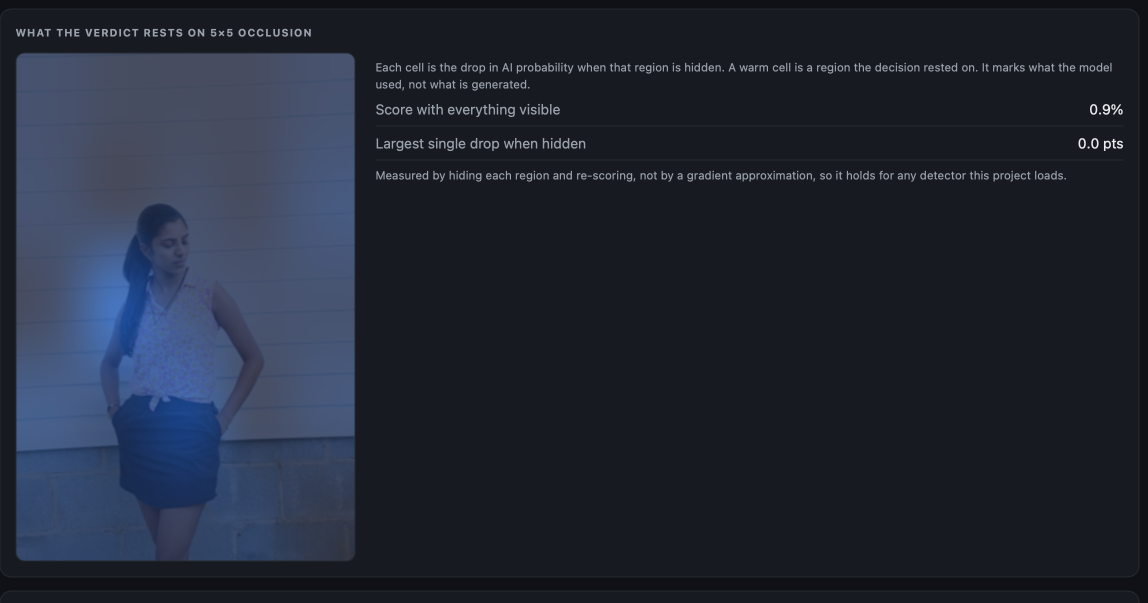
#> input picture images/image_attribution.png, 2296 x 1206 px (shown at 1/2 size)
$ python -i maps.py   (imports and definitions only)
#> lines starting #> are read from the running program, lines starting #| are printed output that depends on the picture
"""Forensic residual maps: where in the frame each signal is strong.

**This is not model saliency and must never be presented as such.** A saliency map answers
"which regions does the detector think are generated". These maps answer "where in this
frame is the compression residual, the noise floor or the local contrast unusual relative to
the rest of this same frame". No model is involved, nothing is trained, and the maps say
nothing about authorship on their own.

Why they are worth showing anyway: they are inspectable. A reader can look at a bright
region and go and see what is there. A model heatmap asks for trust; this asks for a look.

Three maps, matching three findings in `forensics.py` so the panel and the table cannot
drift apart:

  error_level    per-pixel residual after re-encoding at a fixed quality
  noise          per-cell dispersion of a Laplacian high-pass, the noise floor
  detail         per-cell local contrast, which is what smoothing and inpainting flatten

**Every map is normalized within itself.** The brightest pixel is the strongest signal in
THIS image, not a fixed scale. So a map of a perfectly ordinary photograph still has bright
regions, and brightness across two different images is not comparable. That is stated in the
returned payload and rendered on the panel, because a heatmap invites exactly the
interpretation it cannot support.

Maps are returned as base64 PNG data URIs sized to fit the panel, so the page stays one file
with no extra requests.
"""

from __future__ import annotations

import base64
import io
from dataclasses import dataclass, field

MAX_EDGE = 512          # maps are for looking at, not for measuring
MIN_EDGE = 32
CELL_DIVISIONS = 48     # cells across the long edge for the cell-based maps


@dataclass
class Map:
    name: str
    title: str
    png_data_uri: str
    what_it_shows: str
    caveat: str
    # One line for the panel. The long form stays in the payload for anyone reading the API.
    short: str = ""
    peak_location: dict | None = None
    detail: dict = field(default_factory=dict)

    # [59 lines left out: functions as_dict, _to_png_uri, _peak, _cell_grid, not called in this run]


def _load(data: bytes):
    from PIL import Image

    with Image.open(io.BytesIO(data)) as img:
        rgb = img.convert("RGB")
        if max(rgb.size) > MAX_EDGE:
            scale = MAX_EDGE / max(rgb.size)
            rgb = rgb.resize(
                (max(1, int(rgb.width * scale)), max(1, int(rgb.height * scale))),
                Image.Resampling.LANCZOS,
            )
        rgb.load()
        return rgb


def error_level_map(data: bytes, quality: int = 90) -> Map | None:
    import numpy as np
    from PIL import Image

    rgb = _load(data)
    buffer = io.BytesIO()
    rgb.save(buffer, format="JPEG", quality=quality)
    with Image.open(io.BytesIO(buffer.getvalue())) as again:
        residual = np.abs(
            np.asarray(rgb, dtype=np.int16) - np.asarray(again.convert("RGB"), dtype=np.int16)
        ).mean(axis=2)

    return Map(
        name="error_level",
        title="Compression residual",
        short="Change on re-encoding. Edges always light up; a soft-edged bright patch does not.",
        png_data_uri=_to_png_uri(residual),
        what_it_shows=(
            "How much each region changes when the image is re-encoded at quality "
            f"{quality}. Edges and texture always light up; a bright PATCH with soft "
            "boundaries in otherwise flat area is the thing worth looking at."
        ),
        caveat=(
            "responds to any re-encode, including innocent ones, and is normalized within "
            "this image, so brightness here is not comparable to any other image"
        ),
        peak_location=_peak(residual),
        detail={"quality_probe": quality, "mean_residual": round(float(residual.mean()), 3)},
    )


# [85 lines left out: functions noise_grid, detail_grid, noise_map, detail_map, build_maps, not called in this run]

>>> import cv2
>>> picture = cv2.imread('../../../images/image_attribution.png', cv2.IMREAD_GRAYSCALE)
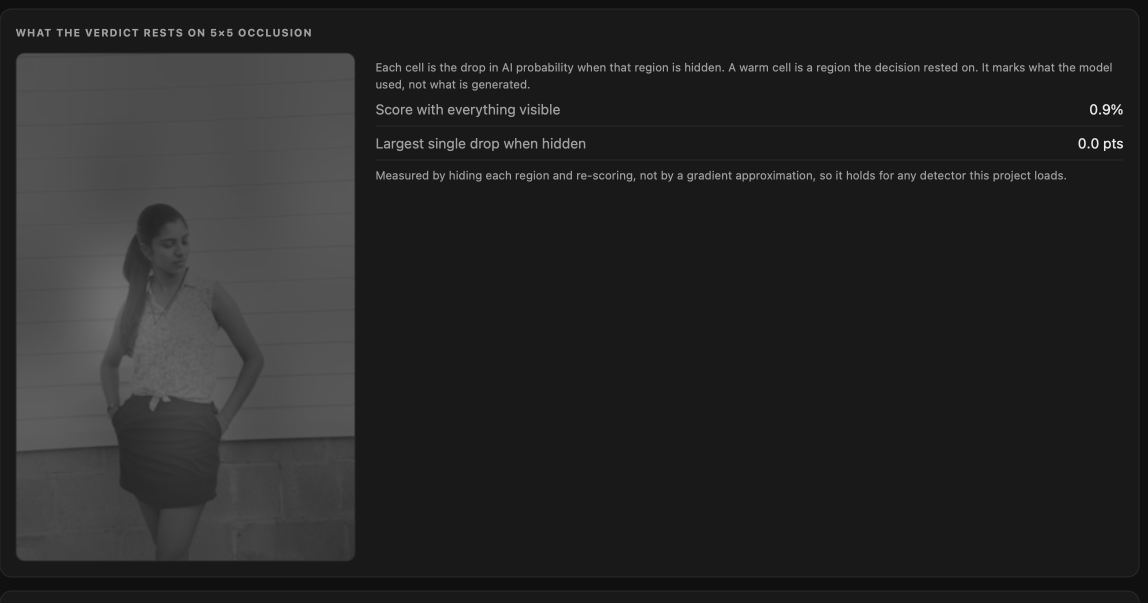
#> picture: shape (1206, 2296) (shown at 1/2 size); min 16, max 234, mean 38.7
>>> result = error_level_map(picture)
#> (the run stopped early here; a loop or call above may not have finished)

$ run again, on images/image_robustness.png
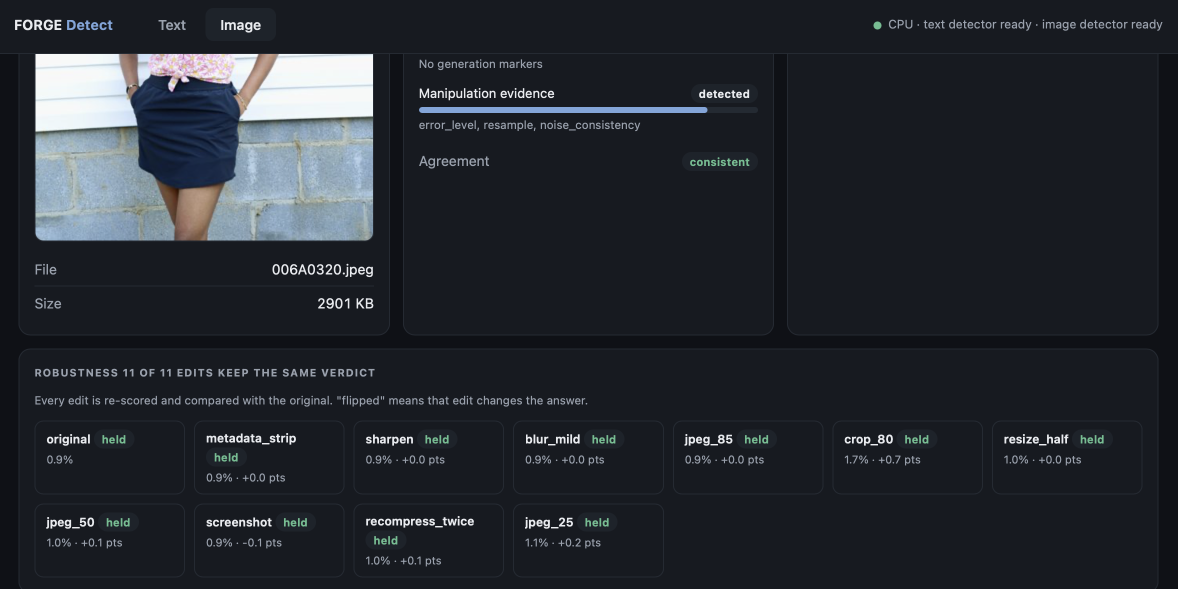
#> input picture images/image_robustness.png, 2356 x 1178 px (shown at 1/2 size)
#> `picture = cv2.imread('../../../images/image_attribution.png', cv2.IMRE..`:
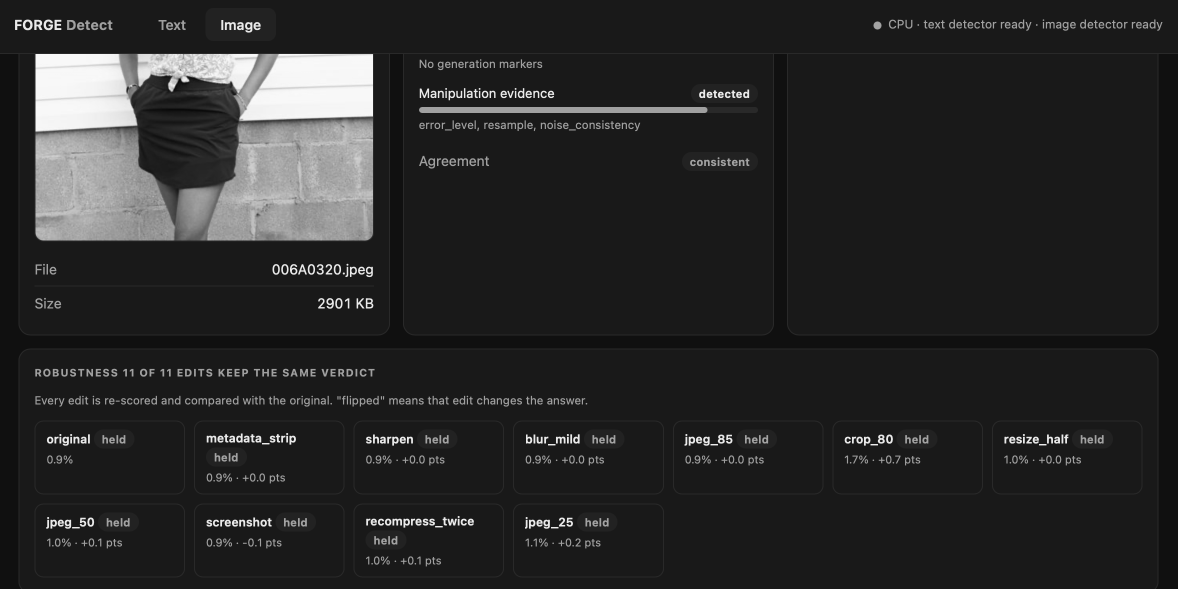
#> picture: shape (1178, 2356) (shown at 1/2 size); min 5, max 251, mean 40.3

$ run again, on images/image_verdict.png
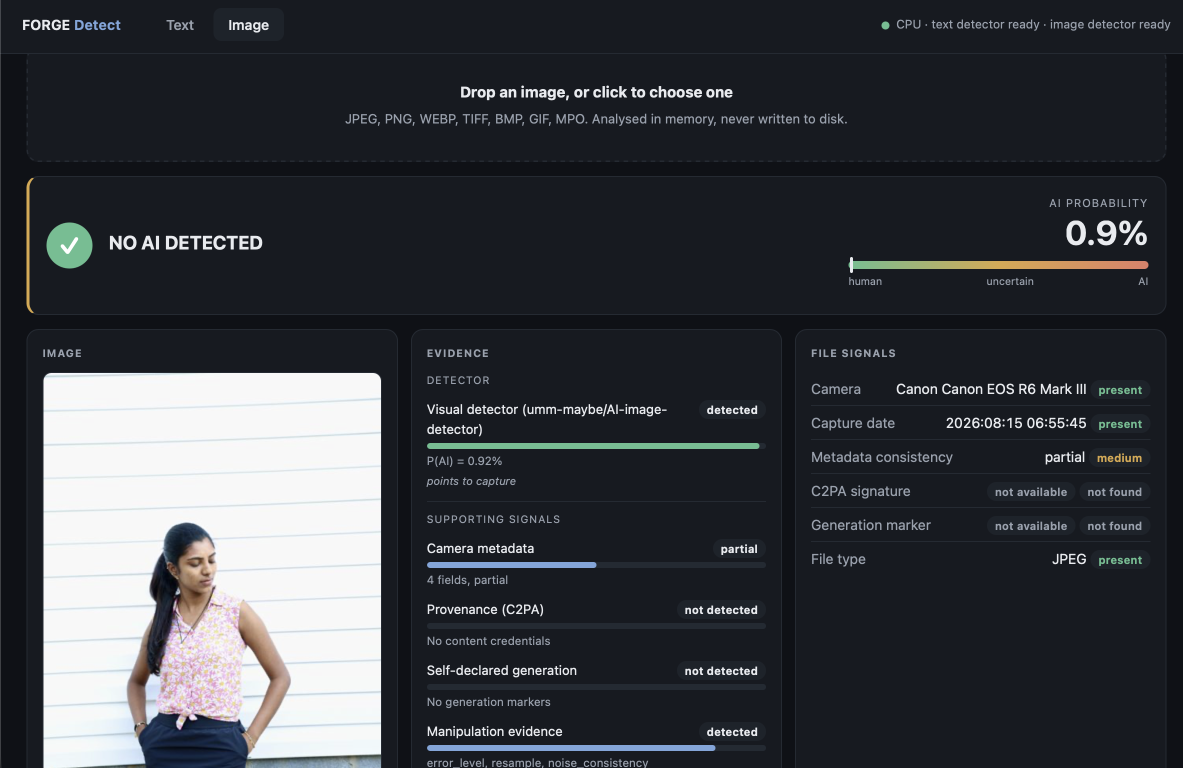
#> input picture images/image_verdict.png, 2366 x 1536 px (shown at 1/2 size)
#> `picture = cv2.imread('../../../images/image_attribution.png', cv2.IMRE..`:
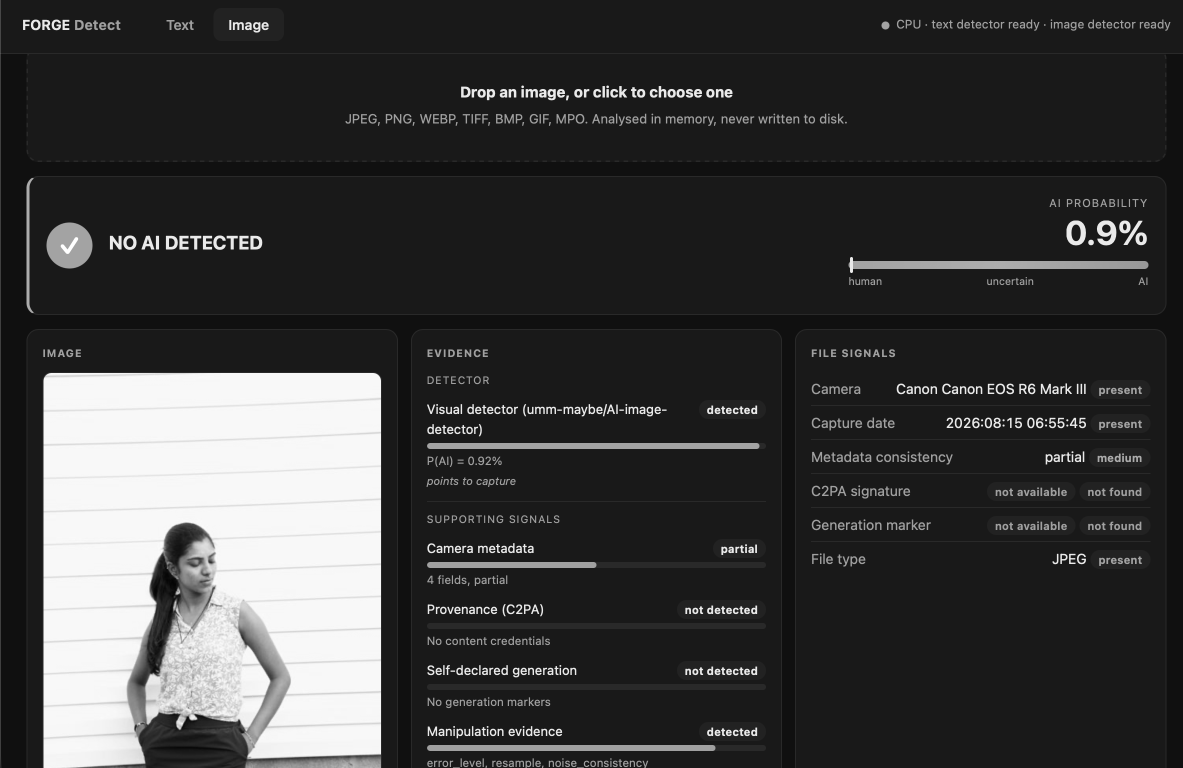
#> picture: shape (1536, 2366) (shown at 1/2 size); min 3, max 255, mean 58.8
